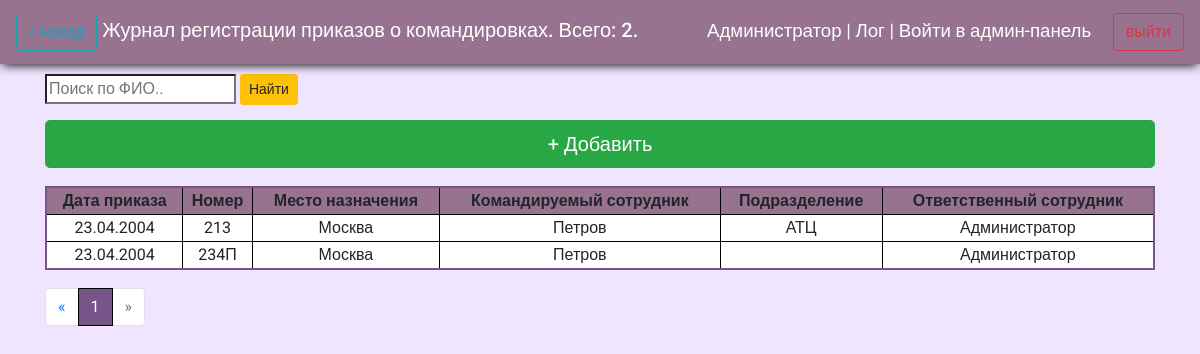
Page /journals/orders_of_BTrip/ (signed in) on the committed database.
### reg_jounals/models.py (models this page shows, shortened)
class OrdersOfBTrip(models.Model):
    bt_number = models.CharField(max_length=5, help_text="Введите номер приказа", verbose_name="Номер приказа", db_index=True)
    bt_date = models.DateField(help_text="Введите дату приказа", verbose_name="Дата приказа", db_index=True)
    bt_dep = models.ForeignKey('Departments', on_delete=models.CASCADE, verbose_name="Подразделение ", default="1")
    bt_place = models.CharField(max_length=256, help_text="Введите место командировки", verbose_name="Место командировки", db_index=True)
    bt_emloyer = models.CharField(max_length=256, help_text="Введите ФИО сотрудника", verbose_name="ФИО сотрудника", db_index=True)
    bt_dur_from = models.DateField(default='2000-01-01',help_text="Введите дату начала командировки", verbose_name="Дата начала командировки", db_index=True)
    bt_dur_to = models.DateField(default='2000-01-01',help_text="Введите дату завершения командировки", verbose_name="Дата завершения командировки", db_index=True)
    bt_res_officer = models.CharField(blank=True, editable=False,  max_length=256, help_text="Сотрудник, который внес документ в систему ", verbose_name='Ответственный сотрудник')
    class Meta:
        ordering = ["id"]
        verbose_name = 'Приказ о командировке'
        verbose_name_plural = 'Приказы о командировках'

class Departments(models.Model):
    dep_name = models.CharField(max_length=256,  help_text="Введите название подразделения", verbose_name="Название подразделения", db_index=True)
    class Meta:
        ordering = ["dep_name"]
        verbose_name = 'Подразделение'
        verbose_name_plural = 'Подразделения'
    def __str__(self):
        doc_fullname = self.dep_name
        return doc_fullname

### reg_jounals/views.py (the view)
# urls.py: path('orders_of_BTrip/', views.order_of_BTrip, name='orders_of_BTrip'),
def order_of_BTrip(request):
    if request.user.is_authenticated:
        search_query = request.GET.get('bt_search','')
        if search_query:
            orders = OrdersOfBTrip.objects.filter(bt_emloyer__icontains=search_query)
        else:
            orders = OrdersOfBTrip.objects.all().order_by('-id')
        p_orders = Paginator(orders, page_count)
        page_number = request.GET.get('page', 1)
        page = p_orders.get_page(page_number)
        count = len(orders)
        return render(request, 'reg_jounals/orders_of_BTrip.html', context={'orders':page, 'count':count})
    else:
        return render(request, 'reg_jounals/no_auth.html')

### reg_jounals/templates/reg_jounals/orders_of_BTrip.html (shortened to what this page needs)
{%extends "reg_jounals/index.html" %}
{%block header%} <a class="btn btn-outline-info" href="../"> < назад</a> Журнал регистрации приказов о командировках. Всего: {{count}}.  {%endblock%}
{%block content%}
<form action="{% url 'orders_of_BTrip' %}">
  <input type="search" name="bt_search" placeholder="Поиск по ФИО..">
  <button class="btn btn-sm btn-warning" type="submit" name="" value="Найти">Найти</button>
</form>
<a class="btn btn-success btn-lg m-bottom btn-add " href="{%url 'orders_of_BTrip_add_url'%}"> + Добавить</a>
{% if orders %}
<table>
  <thead class="thead-dark">
  <tr class="tr-header">
    <th scope="col">Дата приказа</th>
    <th scope="col">Номер</th>
    <th scope="col">Место назначения</th>
    <th scope="col">Командируемый сотрудник</th>
    <th scope="col">Подразделение</th>
    <th scope="col">Ответственный сотрудник</th>
  </tr>
  </thead>
  {%for order in orders%}
<tr onclick="return location.href = '{% url 'orders_of_BTrip_upd_url' id=order.id%}' ">
    <td>{{order.bt_date|date:"d.m.Y"}}</td>
    <td>{{order.bt_number}}</td>
    <td>{{order.bt_place}}</td>
    <td>{{order.bt_emloyer}}</td>
    <td>{{order.bt_dep}}</td>
    <td>{{order.bt_res_officer}}</td>
</tr>
  {%endfor%}
</table>
<nav  class="paginator" aria-label="Page navigation example">
  <ul class="pagination">
    <li class="page-item">
      <a class="page-link" href="#" aria-label="Previous">
<span aria-hidden="true">&laquo;</span>
      </a>
    </li>
{% for p in orders.paginator.page_range %}
  {% if orders.number == p%}
   <li class="page-item active"><a class="page-link" href="?page={{p}}">{{ p }}</a></li>
   {%else%}
        <li class="page-item"><a class="page-link" href="?page={{p}}">{{ p }}</a></li>
    {%endif%}
  {% endfor %}
{%if orders.has_next%}
    <li class="page-item">
      <a class="page-link" href='?page={{orders.next_page_number}}' aria-label="Next">
<span aria-hidden="true">&raquo;</span>
      </a>
    </li>
  {%else%}
  <li class="page-item disabled">
    <a class="page-link" href='#' aria-disabled='true' aria-label="Next">
      <span aria-hidden="true">&raquo;</span>
    </a>
  </li>
  {%endif%}
  </ul>
</nav>
{%else%}
<h2>Записей нет</h2>
{%endif%}
{%endblock%}

### reg_jounals/templates/reg_jounals/index.html (shortened to what this page needs)
<!DOCTYPE html>
<html  lang="en">
<head>
  {%load static%}
  <link rel="stylesheet" href="{% static 'css/style.css'%}">
  <link rel="stylesheet" href="{% static 'css/VacList.css'%}">
  <link rel="stylesheet" href="https://cdn.jsdelivr.net/npm/bootstrap@4.5.3/dist/css/bootstrap.min.css">
</head>
<body onload="TextDisabled()">
  <header>
    <nav class="navbar navbar-light ">
    <span class="navbar-brand mb-0 h1">{%block header%} {%endblock%}</span><span style="text-align: right; float: right;font-size: 14pt;">  {{ user.first_name }} {% if request.user.is_superuser%}  <a style="color:white;" href="{% url 'logfile' %}">| Лог |</a> <a style="color:white;" href="/admin/">Войти в админ-панель</a>{%endif%} <a class="btn btn-outline-danger" style="margin-left: 17px;" href="{% url 'logout'%}">выйти</a></span>
  </header>
<div class="container">
    {%block content%}{%endblock%}
  </div>
</body>
</html>

### reg_jounals/static/css/style.css (style rules this page uses)
* { font-family: 'Roboto', sans-serif; }
body { background: #white !important; background-color: #efe5ff !important; }
.navbar-light .navbar-brand { color: rgb(255 255 255) !important; }
.container { margin-top: 10px; }
.btn-add { float: left; width: 100%; margin-top: 15px; }
.navbar { color: white; background: #977390; box-shadow: 0 3px 10px -2px black; }
table { border: solid 2px #785589; background: white; border-collapse: collapse; margin: 18px auto; float: left; width: 100%; }
table th { text-align: center; }
table .tr-header { background: #977390 ; }
table tr th, td { border-right: solid 1px black; border-bottom: solid 1px black; cursor: pointer; text-align: center; }
table tr th:last-child, td:last-child { border-right: none; }
table tr:last-child { border-bottom: none; }
.paginator { width: 100%; float: left; }
.page-item.active .page-link { background: #785589 !important; border-color: black !important; }

### rows in the picture
OrdersOfBTrip: bt_date "23.04.2004", bt_number "213", bt_place "Москва", bt_emloyer "Петров", bt_dep "АТЦ", bt_res_officer "Администратор"
OrdersOfBTrip: bt_date "23.04.2004", bt_number "234П", bt_place "Москва", bt_emloyer "Петров", bt_res_officer "Администратор"

### other values in the picture
{{ count }} "2"
{{ user.first_name }} "Администратор"
{{ p }} "1"
